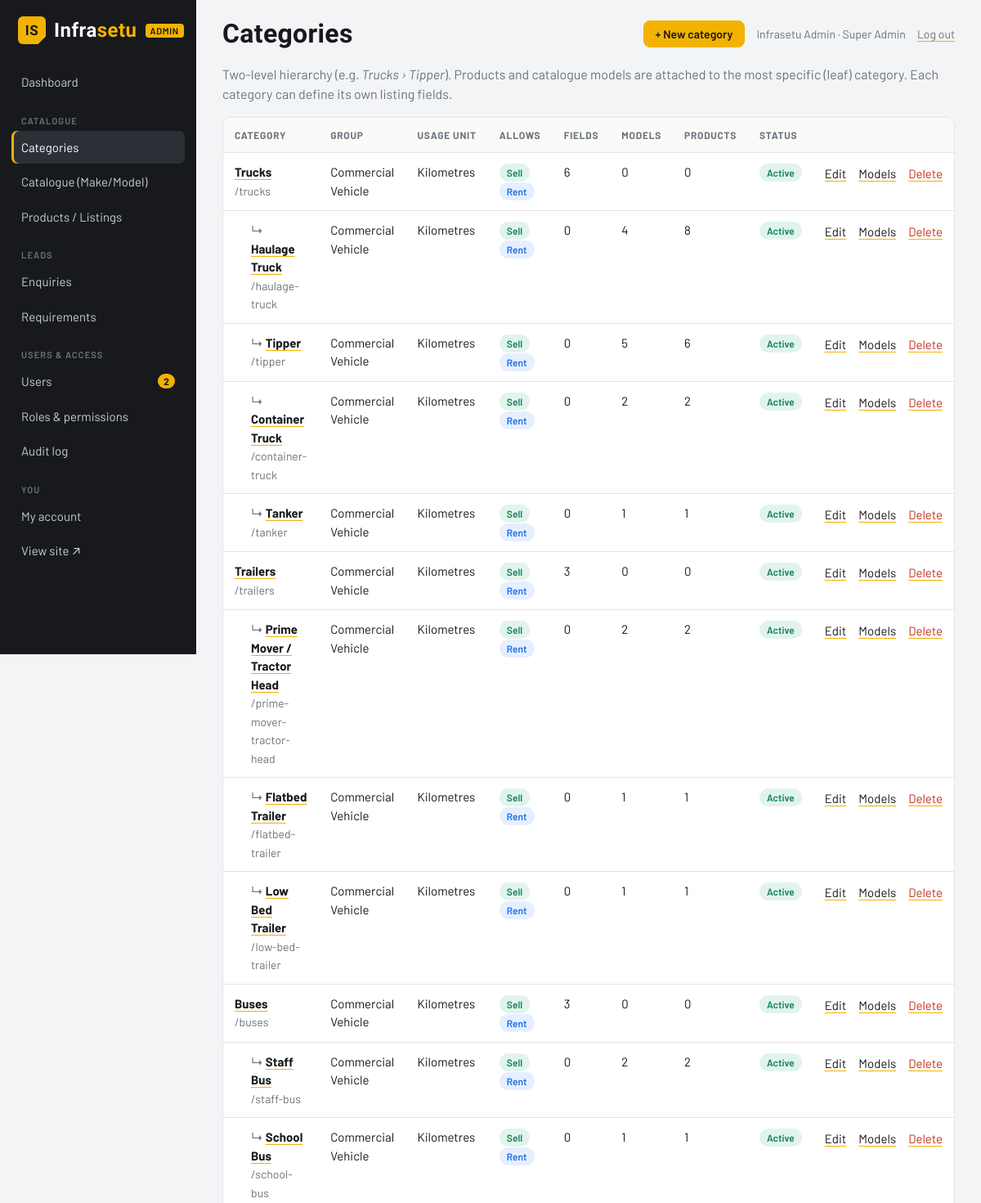
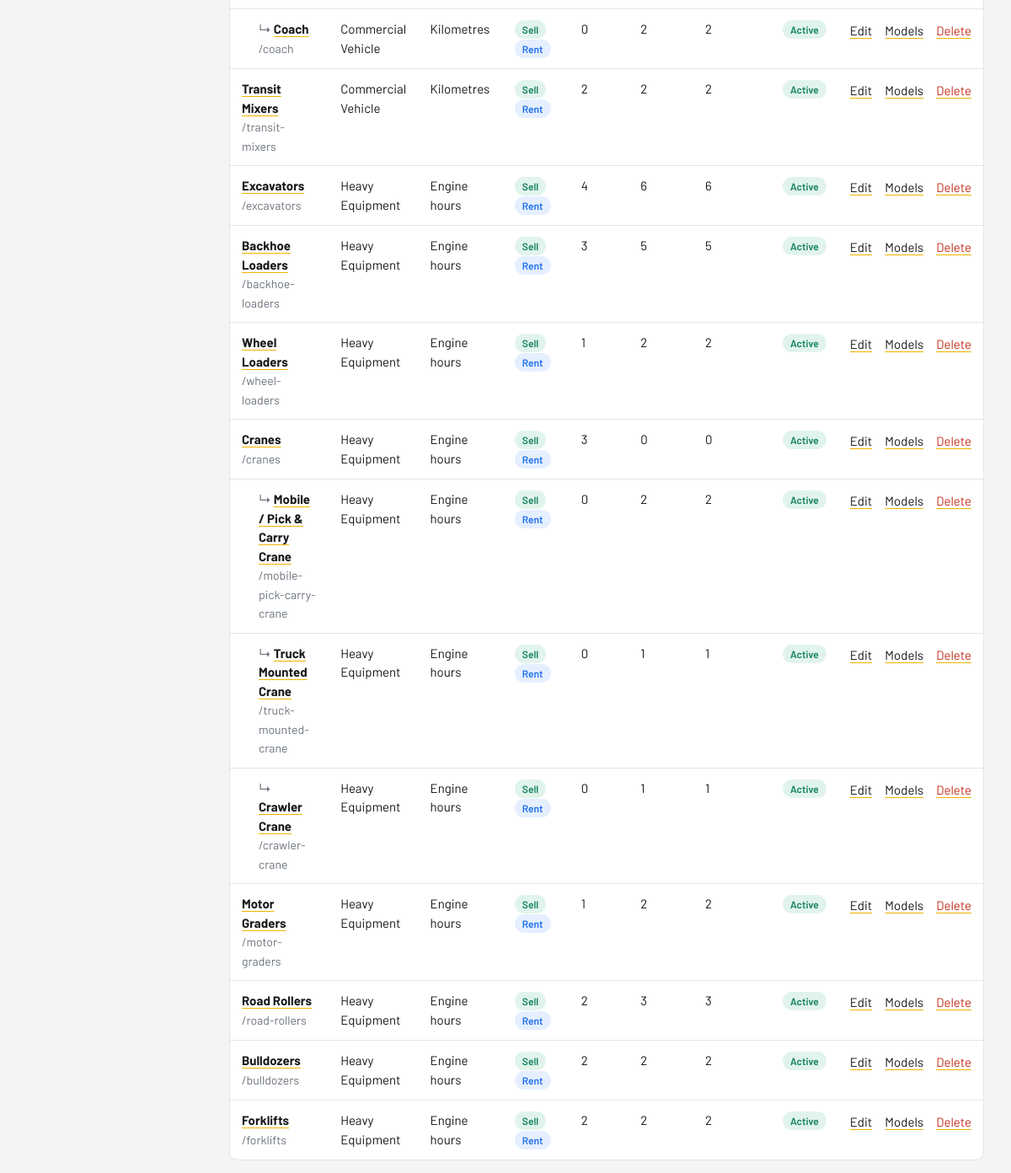
The app's page /admin/categories (signed in) with its own data (2 pictures, top to bottom).
### models.py (models this page shows, shortened)
class TimestampMixin:
    created_at = db.Column(db.DateTime, default=datetime.utcnow, nullable=False)
    updated_at = db.Column(db.DateTime, default=datetime.utcnow, onupdate=datetime.utcnow, nullable=False)

class User(TimestampMixin, db.Model):
    __tablename__ = "users"
    id = db.Column(db.Integer, primary_key=True)
    name = db.Column(db.String(120), nullable=False)
    email = db.Column(db.String(160), unique=True, nullable=False, index=True)
    phone = db.Column(db.String(20), nullable=False)
    company = db.Column(db.String(160))
    password_hash = db.Column(db.String(255), nullable=False)
    role = db.Column(db.String(20), default="user", nullable=False)
    is_active = db.Column(db.Boolean, default=True, nullable=False)  # False = suspended
    account_type = db.Column(db.String(20), default="buyer", nullable=False, index=True)
    business_type = db.Column(db.String(60))  # buyer / seller sub-type
    state = db.Column(db.String(60))
    city = db.Column(db.String(80))
    gstin = db.Column(db.String(15))
    pan = db.Column(db.String(10))
    verification_status = db.Column(db.String(20), default="not_submitted", nullable=False)
    verification_note = db.Column(db.String(255))
    verified_at = db.Column(db.DateTime)
    verified_by_id = db.Column(db.Integer)
    last_login_at = db.Column(db.DateTime)
    failed_logins = db.Column(db.Integer, default=0, nullable=False)
    locked_until = db.Column(db.DateTime)
    password_changed_at = db.Column(db.DateTime)
    products = db.relationship("Product", back_populates="user", lazy="dynamic")
    roles = db.relationship("Role", secondary="user_roles", back_populates="users", lazy="selectin",
                            order_by="Role.name")
    partner_profile = db.relationship("PartnerProfile", back_populates="user", uselist=False,
                                      cascade="all, delete-orphan")
    @property
    def permissions(self):
        if any(r.slug == "super_admin" for r in self.roles):
            return set(PERMISSIONS)
        return set().union(*(r.codes for r in self.roles)) if self.roles else set()
    def has_permission(self, code):
        return bool(self.is_active) and code in self.permissions

class Category(TimestampMixin, db.Model):
    __tablename__ = "categories"
    id = db.Column(db.Integer, primary_key=True)
    name = db.Column(db.String(120), nullable=False)
    slug = db.Column(db.String(140), unique=True, nullable=False, index=True)
    group = db.Column(db.String(40), nullable=False, default="Commercial Vehicle")
    parent_id = db.Column(db.Integer, db.ForeignKey("categories.id", ondelete="SET NULL"))
    description = db.Column(db.Text)
    usage_unit = db.Column(db.String(10), nullable=False, default="km")  # km | hours
    allow_sell = db.Column(db.Boolean, default=True, nullable=False)
    allow_rent = db.Column(db.Boolean, default=True, nullable=False)
    sort_order = db.Column(db.Integer, default=0, nullable=False)
    is_active = db.Column(db.Boolean, default=True, nullable=False)
    parent = db.relationship("Category", remote_side=[id], backref=db.backref("children", lazy="select"))
    attributes = db.relationship(
        "CategoryAttribute", back_populates="category", cascade="all, delete-orphan",
        order_by="CategoryAttribute.sort_order",
    )
    catalogue_items = db.relationship("Catalogue", back_populates="category", lazy="dynamic")
    products = db.relationship("Product", back_populates="category", lazy="dynamic")

### admin.py (the view)
@bp.route("/categories")
@permission_required("catalogue.manage")
def categories():
    roots = (Category.query.filter_by(parent_id=None)
             .order_by(Category.group, Category.sort_order, Category.name).all())
    pcounts = dict(db.session.query(Product.category_id, func.count(Product.id)).group_by(Product.category_id).all())
    ccounts = dict(db.session.query(Catalogue.category_id, func.count(Catalogue.id)).group_by(Catalogue.category_id).all())
    return render_template("admin/categories.html", roots=roots, pcounts=pcounts, ccounts=ccounts)

### admin.py (called while the page is built)
@bp.before_request
@permission_required("admin.access")
def _guard():
    pass

### utils.py (called while the page is built)
def load_current_user():
    uid = session.get("user_id")
    g.user = db.session.get(User, uid) if uid else None
    if g.user is not None and not g.user.is_active:
        session.clear()
        g.user = None

def permission_required(*codes):
    def decorator(view):
        @wraps(view)
        def wrapped(*args, **kwargs):
            if g.user is None:
                return redirect(url_for("auth.login", next=request.full_path))
            if not any(g.user.has_permission(c) for c in codes):
                abort(403)
            return view(*args, **kwargs)
        return wrapped
    return decorator

def can(code):
    return bool(g.get("user") is not None and g.user.has_permission(code))

def csrf_token():
    if "_csrf" not in session:
        session["_csrf"] = secrets.token_hex(16)
    return session["_csrf"]

def check_csrf():
    if request.method == "POST":
        token = request.form.get("_csrf") or request.headers.get("X-CSRF-Token")
        if not token or token != session.get("_csrf"):
            abort(400, description="Invalid or missing form token. Please reload the page and try again.")

### templates/admin/categories.html
{% extends "admin/base.html" %}
{% block admin_title %}Categories{% endblock %}
{% block top_actions %}<a class="btn btn-primary btn-sm" href="{{ url_for('admin.category_form') }}">+ New category</a>{% endblock %}
{% block admin_content %}
{% macro row(c, child=False) %}
<tr class="{{ 'tree-child' if child }}">
  <td><a href="{{ url_for('admin.category_form', cid=c.id) }}"><b>{{ c.name }}</b></a><br><span class="small muted">/{{ c.slug }}</span></td>
  <td>{{ c.group }}</td>
  <td>{{ 'Engine hours' if c.usage_unit == 'hours' else 'Kilometres' }}</td>
  <td>{% if c.allow_sell %}<span class="badge badge-sell">sell</span>{% endif %} {% if c.allow_rent %}<span class="badge badge-rent">rent</span>{% endif %}</td>
  <td>{{ c.attributes|length }}</td>
  <td>{{ ccounts.get(c.id, 0) }}</td>
  <td>{{ pcounts.get(c.id, 0) }}</td>
  <td><span class="badge badge-{{ 'active' if c.is_active else 'inactive' }}">{{ 'Active' if c.is_active else 'Inactive' }}</span></td>
  <td class="actions">
    <a href="{{ url_for('admin.category_form', cid=c.id) }}">Edit</a>
    <a href="{{ url_for('admin.catalogue', category=c.id) }}">Models</a>
    <form method="post" action="{{ url_for('admin.category_delete', cid=c.id) }}" class="inline" onsubmit="return confirm('Delete category {{ c.name }}?')">
      <input type="hidden" name="_csrf" value="{{ csrf_token() }}"><button class="link-btn text-danger">Delete</button></form>
  </td>
</tr>
{% endmacro %}
<p class="muted">Two-level hierarchy (e.g. <i>Trucks › Tipper</i>). Products and catalogue models are attached to the most specific (leaf) category. Each category can define its own listing fields.</p>
<div class="table-wrap">
<table class="table">
  <thead><tr><th>Category</th><th>Group</th><th>Usage unit</th><th>Allows</th><th>Fields</th><th>Models</th><th>Products</th><th>Status</th><th></th></tr></thead>
  <tbody>
  {% for c in roots %}
    {{ row(c) }}
    {% for ch in c.children|sort(attribute='sort_order') %}{{ row(ch, True) }}{% endfor %}
  {% else %}
    <tr><td colspan="9" class="muted">No categories yet.</td></tr>
  {% endfor %}
  </tbody>
</table>
</div>
{% endblock %}

### templates/admin/base.html (shortened to what this page needs)
{% extends "base.html" %}
{% block body_class %}admin{% endblock %}
{% block content %}
{% set ep = request.endpoint or '' %}
<div class="admin-shell">
  <aside class="admin-side">
    <a class="brand" href="{{ url_for('admin.dashboard') }}"><span class="brand-mark">IS</span> <span>Infra<b>setu</b></span> <small>ADMIN</small></a>
    <nav class="admin-nav">
      {% if can('dashboard.view') %}<a href="{{ url_for('admin.dashboard') }}" class="{{ 'active' if ep == 'admin.dashboard' }}">Dashboard</a>{% endif %}
      {% if can('catalogue.manage') or can('products.view') %}<h5>Catalogue</h5>{% endif %}
      {% if can('catalogue.manage') %}
      <a href="{{ url_for('admin.categories') }}" class="{{ 'active' if 'category' in ep or 'categories' in ep or 'attribute' in ep }}">Categories</a>
      <a href="{{ url_for('admin.catalogue') }}" class="{{ 'active' if 'catalogue' in ep }}">Catalogue (Make/Model)</a>
      {% endif %}
      {% if can('products.view') %}<a href="{{ url_for('admin.products') }}" class="{{ 'active' if 'product' in ep }}">Products / Listings</a>{% endif %}
      {% if can('leads.manage') %}
      <h5>Leads</h5>
      <a href="{{ url_for('admin.enquiries') }}" class="{{ 'active' if 'enquir' in ep }}">Enquiries</a>
      <a href="{{ url_for('admin.requirements') }}" class="{{ 'active' if 'requirement' in ep }}">Requirements</a>
      {% endif %}
      {% if can('users.view') or can('roles.manage') or can('audit.view') %}<h5>Users &amp; access</h5>{% endif %}
      {% if can('users.view') %}<a href="{{ url_for('admin.users') }}" class="{{ 'active' if 'user' in ep }}">Users{% if admin_kyc_pending %} <span class="count" title="KYC waiting">{{ admin_kyc_pending }}</span>{% endif %}</a>{% endif %}
      {% if can('roles.manage') %}<a href="{{ url_for('admin.roles') }}" class="{{ 'active' if 'role' in ep }}">Roles &amp; permissions</a>{% endif %}
      {% if can('audit.view') %}<a href="{{ url_for('admin.audit') }}" class="{{ 'active' if ep == 'admin.audit' }}">Audit log</a>{% endif %}
      <h5>You</h5>
      <a href="{{ url_for('auth.account') }}">My account</a>
      <a href="{{ url_for('public.home') }}" target="_blank">View site ↗</a>
    </nav>
  </aside>
  <div class="admin-main">
    <div class="admin-top">
      <h1>{% block heading %}{{ self.admin_title() }}{% endblock %}</h1>
      <div class="who">
        {% block top_actions %}{% endblock %}
        <span title="{{ g.user.roles|map(attribute='name')|join(', ') }}">{{ g.user.name }} · <span class="muted">{{ g.user.roles|selectattr('is_staff')|map(attribute='name')|join(', ') }}</span></span>
        <form method="post" action="{{ url_for('auth.logout') }}" class="inline"><input type="hidden" name="_csrf" value="{{ csrf_token() }}"><button class="link-btn">Log out</button></form>
      </div>
    </div>
    {% block admin_content %}{% endblock %}
  </div>
</div>
{% endblock %}

### records on screen
User: user.name "Infrasetu Admin"
Category: name "Trucks", slug "trucks", group "Commercial Vehicle", usage_unit "Kilometres", allow_sell "Sell", allow_rent "Rent", attributes|length "6", get "0", is_active "Active"
Category: name "Haulage Truck", slug "haulage-truck", group "Commercial Vehicle", usage_unit "Kilometres", allow_sell "Sell", allow_rent "Rent", attributes|length "0", get "4", get "8", is_active "Active"
Category: name "Tipper", slug "tipper", group "Commercial Vehicle", usage_unit "Kilometres", allow_sell "Sell", allow_rent "Rent", attributes|length "0", get "5", get "6", is_active "Active"
Category: name "Container Truck", slug "container-truck", group "Commercial Vehicle", usage_unit "Kilometres", allow_sell "Sell", allow_rent "Rent", attributes|length "0", get "2", is_active "Active"
Category: name "Tanker", slug "tanker", group "Commercial Vehicle", usage_unit "Kilometres", allow_sell "Sell", allow_rent "Rent", attributes|length "0", get "1", is_active "Active"
Category: name "Trailers", slug "trailers", group "Commercial Vehicle", usage_unit "Kilometres", allow_sell "Sell", allow_rent "Rent", attributes|length "3", get "0", is_active "Active"
Category: name "Prime Mover / Tractor Head", slug "prime-mover-tractor-head", group "Commercial Vehicle", usage_unit "Kilometres", allow_sell "Sell", allow_rent "Rent", attributes|length "0", get "2", is_active "Active"
Category: name "Flatbed Trailer", slug "flatbed-trailer", group "Commercial Vehicle", usage_unit "Kilometres", allow_sell "Sell", allow_rent "Rent", attributes|length "0", get "1", is_active "Active"
Category: name "Low Bed Trailer", slug "low-bed-trailer", group "Commercial Vehicle", usage_unit "Kilometres", allow_sell "Sell", allow_rent "Rent", attributes|length "0", get "1", is_active "Active"
Category: name "Buses", slug "buses", group "Commercial Vehicle", usage_unit "Kilometres", allow_sell "Sell", allow_rent "Rent", attributes|length "3", get "0", is_active "Active"
Category: name "Staff Bus", slug "staff-bus", group "Commercial Vehicle", usage_unit "Kilometres", allow_sell "Sell", allow_rent "Rent", attributes|length "0", get "2", is_active "Active"
Category: name "School Bus", slug "school-bus", group "Commercial Vehicle", usage_unit "Kilometres", allow_sell "Sell", allow_rent "Rent", attributes|length "0", get "1", is_active "Active"
Category: name "Coach", slug "coach", group "Commercial Vehicle", usage_unit "Kilometres", allow_sell "Sell", allow_rent "Rent", attributes|length "0", get "2", is_active "Active"
Category: name "Transit Mixers", slug "transit-mixers", group "Commercial Vehicle", usage_unit "Kilometres", allow_sell "Sell", allow_rent "Rent", attributes|length "2", get "2", is_active "Active"
Category: name "Excavators", slug "excavators", group "Heavy Equipment", usage_unit "Engine hours", allow_sell "Sell", allow_rent "Rent", attributes|length "4", get "6", is_active "Active"
Category: name "Backhoe Loaders", slug "backhoe-loaders", group "Heavy Equipment", usage_unit "Engine hours", allow_sell "Sell", allow_rent "Rent", attributes|length "3", get "5", is_active "Active"
Category: name "Wheel Loaders", slug "wheel-loaders", group "Heavy Equipment", usage_unit "Engine hours", allow_sell "Sell", allow_rent "Rent", attributes|length "1", get "2", is_active "Active"
Category: name "Cranes", slug "cranes", group "Heavy Equipment", usage_unit "Engine hours", allow_sell "Sell", allow_rent "Rent", attributes|length "3", get "0", is_active "Active"
Category: name "Mobile / Pick & Carry Crane", slug "mobile-pick-carry-crane", group "Heavy Equipment", usage_unit "Engine hours", allow_sell "Sell", allow_rent "Rent", attributes|length "0", get "2", is_active "Active"
Category: name "Truck Mounted Crane", slug "truck-mounted-crane", group "Heavy Equipment", usage_unit "Engine hours", allow_sell "Sell", allow_rent "Rent", attributes|length "0", get "1", is_active "Active"
Category: name "Crawler Crane", slug "crawler-crane", group "Heavy Equipment", usage_unit "Engine hours", allow_sell "Sell", allow_rent "Rent", attributes|length "0", get "1", is_active "Active"
Category: name "Motor Graders", slug "motor-graders", group "Heavy Equipment", usage_unit "Engine hours", allow_sell "Sell", allow_rent "Rent", attributes|length "1", get "2", is_active "Active"
Category: name "Road Rollers", slug "road-rollers", group "Heavy Equipment", usage_unit "Engine hours", allow_sell "Sell", allow_rent "Rent", attributes|length "2", get "3", is_active "Active"
Category: name "Bulldozers", slug "bulldozers", group "Heavy Equipment", usage_unit "Engine hours", allow_sell "Sell", allow_rent "Rent", attributes|length "2", get "2", is_active "Active"
Category: name "Forklifts", slug "forklifts", group "Heavy Equipment", usage_unit "Engine hours", allow_sell "Sell", allow_rent "Rent", attributes|length "2", get "2", is_active "Active"

### other values on screen
{{ admin_kyc_pending }} "2"
{{ g.user.roles|selectattr('is_staff')|map(attribute='name')|join(', ') }} "Super Admin"
